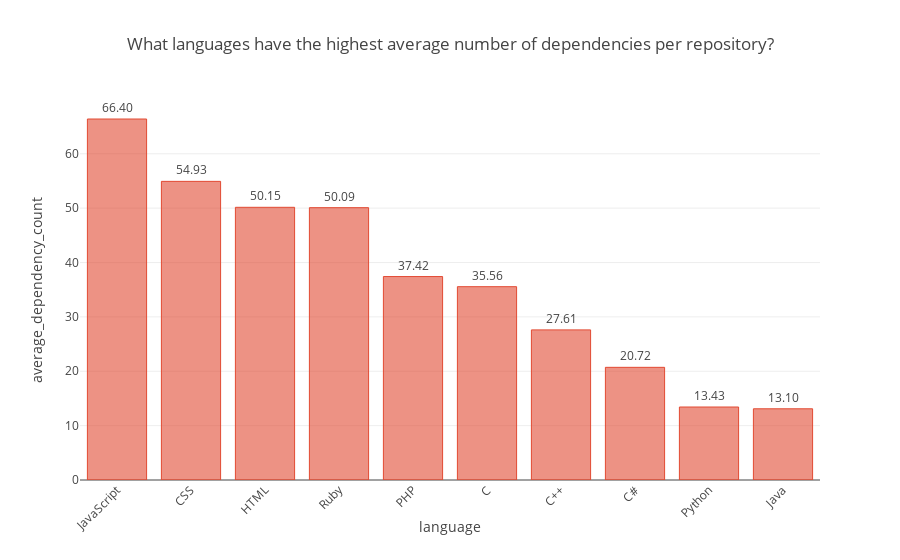

The notebook cell this image was saved under:
### Markdown cell above
### What languages have the highest average number of dependencies per repository?
We group the repository_dependencies by repository id and language and then get the average number of rows after grouping by language. The repository_dependencies contains the transitive dependencies. Note: This approach ignores repositories that do not have any dependencies.

### Code cell
query = """
SELECT
  language,
  AVG(count) AS average_dependency_count
FROM
    (SELECT
      repositories.language AS language,
      repositories.id,
      COUNT(*) AS count
    FROM
      `bigquery-public-data.libraries_io.repositories` AS repositories
    JOIN
      `bigquery-public-data.libraries_io.repository_dependencies` AS repository_dependencies
    ON 
        repositories.id = repository_dependencies.repository_id
    WHERE 
        language IN ({0})
    GROUP BY
        repositories.language,
        repositories.id) AS T1
GROUP BY
    language
ORDER BY
  average_dependency_count DESC
LIMIT
  10;
""".format(languages)

question = 'What languages have the highest average number of dependencies per repository?'
response = run_query(query, question)
generate_chart(response, 'language', 'average_dependency_count', question)

### Figure 1 — Plotly figure (JSON) as saved in the notebook; plotly's stock layout.template omitted (floating-point values rounded to 4 significant figures)
{"data": [{"marker": {"color": "rgba(226, 74, 51, 0.6)", "line": {"color": "rgba(226, 74, 51, 1.0)", "width": 1}}, "name": "None", "orientation": "v", "text": ["66.40", "54.93", "50.15", "50.09", "37.42", "35.56", "27.61", "20.72", "13.43", "13.10"], "textposition": "outside", "type": "bar", "uid": "6c026d73-cf04-4061-81ff-fa1fd9d01ff3", "x": ["JavaScript", "CSS", "HTML", "Ruby", "PHP", "C", "C++", "C#", "Python", "Java"], "y": [66.4, 54.93, 50.15, 50.09, 37.42, 35.56, 27.61, 20.72, 13.43, 13.1]}], "layout": {"title": "What languages have the highest average number of dependencies per repository?", "xaxis": {"automargin": true, "tickangle": -45, "title": "language"}, "yaxis": {"automargin": true, "title": "average_dependency_count"}}}
